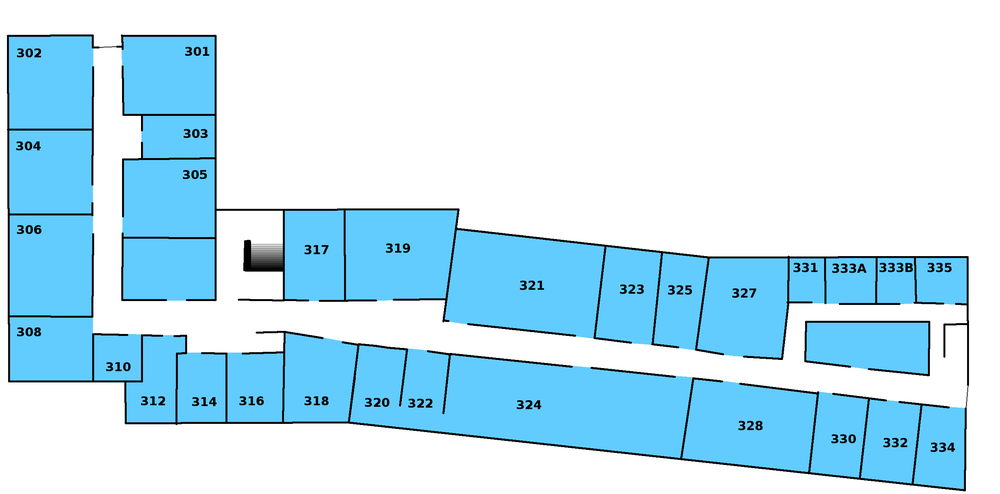
#> input picture path/map.png, 1000 x 494 px, shrunk from 2581 x 1275 before the run
$ python display_node.py
#> lines starting #> are read from the running program, lines starting #| are printed output that depends on the picture
#!/usr/bin/env python3

from PIL import Image, ImageDraw
import json

with open("node.json") as json_data:
#> (reads path/node.json from the repository)
    data = json.load(json_data)

# print in terminal

for id, node in data.items():
    print(id + " : coord [ " + str(node["x"]) + ", " + str(node["y"]) + "] links : " + str(node["links"]))

# display on picture

def draw_circle(d, n, r):
	d.ellipse((n["x"] - r, n["y"] - r, n["x"] + r, n["y"] + r), fill = "red")

def draw_line(d, n1, n2, w):
	d.line([n1["x"], n1["y"], n2["x"], n2["y"]], fill = "blue", width = w)

image = Image.open("map.png")
#> image is the input picture: PIL image 1000x494 RGBA; mean R, G, B, A 59.1, 96.1, 113.6, 122.8
draw = ImageDraw.Draw(image)

for id, node in data.items():
	for link in node["links"]:
		draw_line(draw, node, data[link], 10)

for id, node in data.items():
	draw_circle(draw, node, 25)

image.save("all_nodes.png")
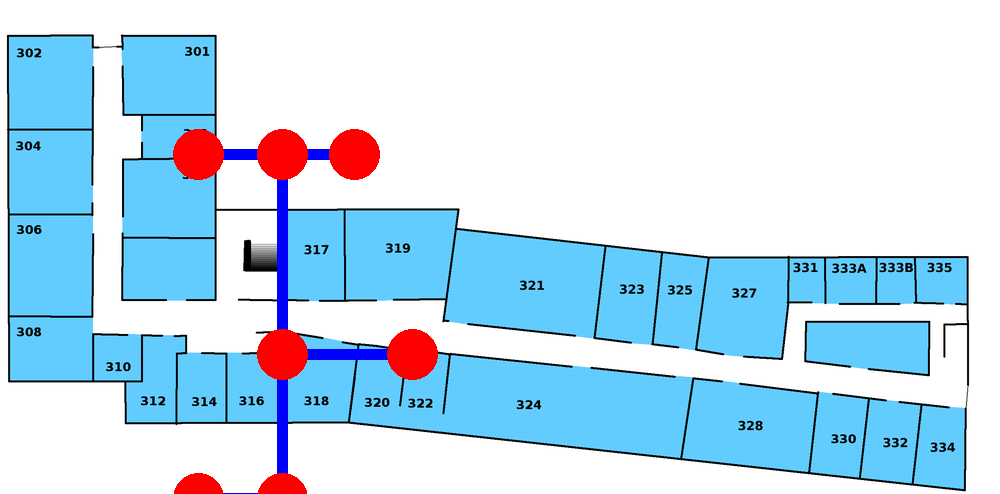
#> saved as all_nodes.png: PIL image 1000x494 RGBA; mean R, G, B, A 63, 92.8, 111.9, 126.6; transparent parts drawn white
